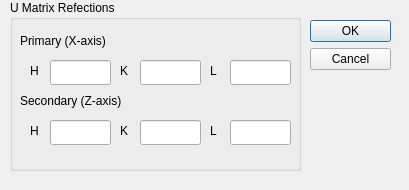
<ui version="4.0" >
 <class>UMatrixDialog</class>
 <widget class="QDialog" name="UMatrixDialog" >
  <property name="geometry" >
   <rect>
    <x>0</x>
    <y>0</y>
    <width>409</width>
    <height>190</height>
   </rect>
  </property>
  <property name="sizePolicy" >
   <sizepolicy>
    <hsizetype>0</hsizetype>
    <vsizetype>0</vsizetype>
    <horstretch>0</horstretch>
    <verstretch>0</verstretch>
   </sizepolicy>
  </property>
  <property name="windowTitle" >
   <string>Dialog</string>
  </property>
  <widget class="QDialogButtonBox" name="buttonBox" >
   <property name="geometry" >
    <rect>
     <x>310</x>
     <y>20</y>
     <width>81</width>
     <height>141</height>
    </rect>
   </property>
   <property name="orientation" >
    <enum>Qt::Vertical</enum>
   </property>
   <property name="standardButtons" >
    <set>QDialogButtonBox::Cancel|QDialogButtonBox::NoButton|QDialogButtonBox::Ok</set>
   </property>
  </widget>
  <widget class="QGroupBox" name="groupBox" >
   <property name="geometry" >
    <rect>
     <x>10</x>
     <y>0</y>
     <width>291</width>
     <height>171</height>
    </rect>
   </property>
   <property name="title" >
    <string>U Matrix Refections</string>
   </property>
   <widget class="QLineEdit" name="SK" >
    <property name="geometry" >
     <rect>
      <x>130</x>
      <y>120</y>
      <width>61</width>
      <height>25</height>
     </rect>
    </property>
   </widget>
   <widget class="QLineEdit" name="SH" >
    <property name="geometry" >
     <rect>
      <x>40</x>
      <y>120</y>
      <width>61</width>
      <height>25</height>
     </rect>
    </property>
   </widget>
   <widget class="QLineEdit" name="SL" >
    <property name="geometry" >
     <rect>
      <x>220</x>
      <y>120</y>
      <width>61</width>
      <height>25</height>
     </rect>
    </property>
   </widget>
   <widget class="QLabel" name="label_4" >
    <property name="geometry" >
     <rect>
      <x>200</x>
      <y>60</y>
      <width>16</width>
      <height>21</height>
     </rect>
    </property>
    <property name="text" >
     <string>L</string>
    </property>
   </widget>
   <widget class="QLabel" name="label_3" >
    <property name="geometry" >
     <rect>
      <x>110</x>
      <y>60</y>
      <width>16</width>
      <height>21</height>
     </rect>
    </property>
    <property name="text" >
     <string>K</string>
    </property>
   </widget>
   <widget class="QLabel" name="label_5" >
    <property name="geometry" >
     <rect>
      <x>10</x>
      <y>90</y>
      <width>151</width>
      <height>21</height>
     </rect>
    </property>
    <property name="text" >
     <string>Secondary (Z-axis)</string>
    </property>
   </widget>
   <widget class="QLabel" name="label" >
    <property name="geometry" >
     <rect>
      <x>10</x>
      <y>30</y>
      <width>151</width>
      <height>21</height>
     </rect>
    </property>
    <property name="text" >
     <string>Primary (X-axis)</string>
    </property>
   </widget>
   <widget class="QLabel" name="label_6" >
    <property name="geometry" >
     <rect>
      <x>200</x>
      <y>120</y>
      <width>16</width>
      <height>21</height>
     </rect>
    </property>
    <property name="text" >
     <string>L</string>
    </property>
   </widget>
   <widget class="QLabel" name="label_8" >
    <property name="geometry" >
     <rect>
      <x>110</x>
      <y>120</y>
      <width>16</width>
      <height>21</height>
     </rect>
    </property>
    <property name="text" >
     <string>K</string>
    </property>
   </widget>
   <widget class="QLabel" name="label_2" >
    <property name="geometry" >
     <rect>
      <x>20</x>
      <y>60</y>
      <width>16</width>
      <height>21</height>
     </rect>
    </property>
    <property name="text" >
     <string>H</string>
    </property>
   </widget>
   <widget class="QLabel" name="label_7" >
    <property name="geometry" >
     <rect>
      <x>20</x>
      <y>120</y>
      <width>16</width>
      <height>21</height>
     </rect>
    </property>
    <property name="text" >
     <string>H</string>
    </property>
   </widget>
   <widget class="QLineEdit" name="PK" >
    <property name="geometry" >
     <rect>
      <x>130</x>
      <y>60</y>
      <width>61</width>
      <height>25</height>
     </rect>
    </property>
   </widget>
   <widget class="QLineEdit" name="PL" >
    <property name="geometry" >
     <rect>
      <x>220</x>
      <y>60</y>
      <width>61</width>
      <height>25</height>
     </rect>
    </property>
   </widget>
   <widget class="QLineEdit" name="PH" >
    <property name="geometry" >
     <rect>
      <x>40</x>
      <y>60</y>
      <width>61</width>
      <height>25</height>
     </rect>
    </property>
   </widget>
  </widget>
 </widget>
 <tabstops>
  <tabstop>PH</tabstop>
  <tabstop>PK</tabstop>
  <tabstop>PL</tabstop>
  <tabstop>SH</tabstop>
  <tabstop>SK</tabstop>
  <tabstop>SL</tabstop>
  <tabstop>buttonBox</tabstop>
 </tabstops>
 <resources/>
 <connections>
  <connection>
   <sender>buttonBox</sender>
   <signal>rejected()</signal>
   <receiver>UMatrixDialog</receiver>
   <slot>reject()</slot>
   <hints>
    <hint type="sourcelabel" >
     <x>316</x>
     <y>260</y>
    </hint>
    <hint type="destinationlabel" >
     <x>286</x>
     <y>274</y>
    </hint>
   </hints>
  </connection>
 </connections>
</ui>
